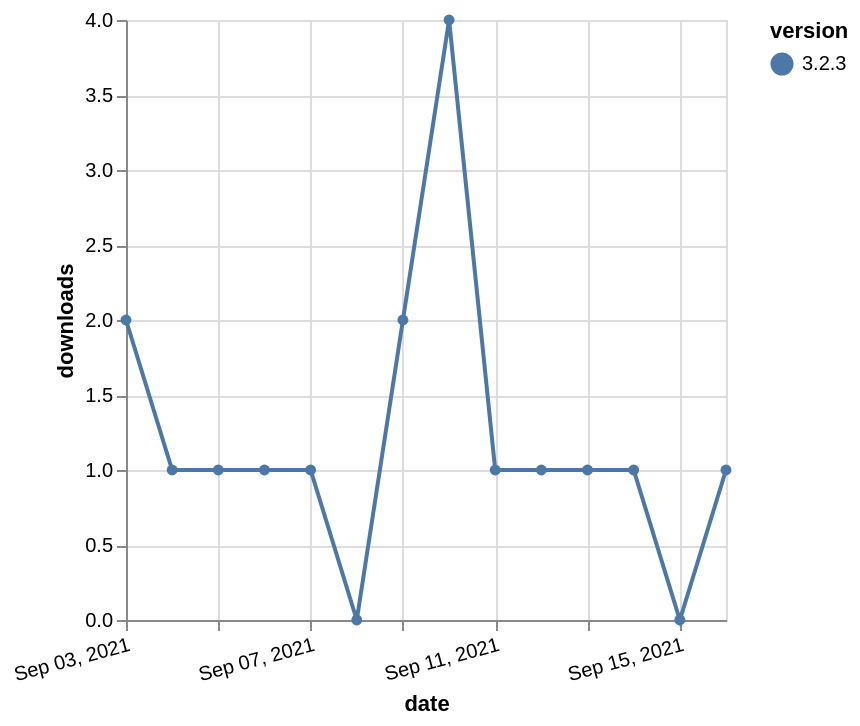

Describe this chart as a Vega-Lite specification.
### Vega-Lite specification from a JSON file in a GitHub repository (floating-point values rounded to 4 significant figures)
{"$schema": "https://vega.github.io/schema/vega-lite/v5.json", "description": "A simple bar chart with embedded data.", "data": {"values": [{"date": "2021-09-03", "total": 541, "delta": 2, "version": "3.2.3"}, {"date": "2021-09-04", "total": 542, "delta": 1, "version": "3.2.3"}, {"date": "2021-09-05", "total": 543, "delta": 1, "version": "3.2.3"}, {"date": "2021-09-06", "total": 544, "delta": 1, "version": "3.2.3"}, {"date": "2021-09-07", "total": 545, "delta": 1, "version": "3.2.3"}, {"date": "2021-09-08", "total": 545, "delta": 0, "version": "3.2.3"}, {"date": "2021-09-09", "total": 547, "delta": 2, "version": "3.2.3"}, {"date": "2021-09-10", "total": 551, "delta": 4, "version": "3.2.3"}, {"date": "2021-09-11", "total": 552, "delta": 1, "version": "3.2.3"}, {"date": "2021-09-12", "total": 553, "delta": 1, "version": "3.2.3"}, {"date": "2021-09-13", "total": 554, "delta": 1, "version": "3.2.3"}, {"date": "2021-09-14", "total": 555, "delta": 1, "version": "3.2.3"}, {"date": "2021-09-15", "total": 555, "delta": 0, "version": "3.2.3"}, {"date": "2021-09-16", "total": 556, "delta": 1, "version": "3.2.3"}]}, "width": "container", "mark": {"type": "line", "point": {"filled": true}}, "encoding": {"x": {"field": "date", "type": "temporal", "timeUnit": "yearmonthdate", "title": "date", "axis": {"labelAngle": -15}}, "y": {"field": "delta", "type": "quantitative", "title": "downloads"}, "color": {"field": "version", "type": "nominal"}, "tooltip": {"field": "delta"}}}
